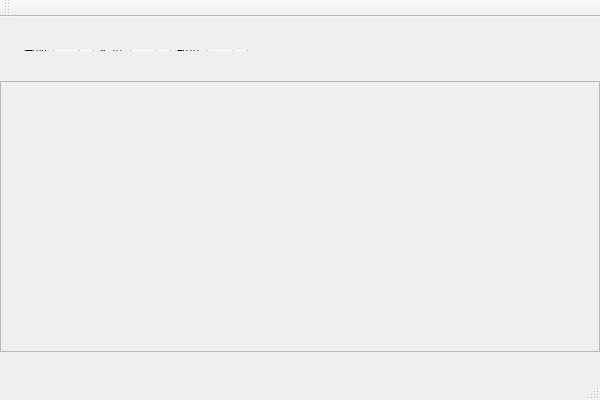
<?xml version="1.0" encoding="UTF-8"?>
<ui version="4.0">
 <class>sin_functionClass</class>
 <widget class="QMainWindow" name="sin_functionClass">
  <property name="geometry">
   <rect>
    <x>0</x>
    <y>0</y>
    <width>600</width>
    <height>400</height>
   </rect>
  </property>
  <property name="windowTitle">
   <string>sin_function</string>
  </property>
  <widget class="QWidget" name="centralWidget">
   <widget class="MyWidget" name="btnframe">
    <property name="geometry">
     <rect>
      <x>0</x>
      <y>64</y>
      <width>600</width>
      <height>271</height>
     </rect>
    </property>
    <property name="frameShape">
     <enum>QFrame::StyledPanel</enum>
    </property>
    <property name="frameShadow">
     <enum>QFrame::Raised</enum>
    </property>
   </widget>
   <widget class="QWidget" name="layoutWidget">
    <property name="geometry">
     <rect>
      <x>12</x>
      <y>22</y>
      <width>312</width>
      <height>23</height>
     </rect>
    </property>
    <layout class="QHBoxLayout" name="horizontalLayout">
     <item>
      <widget class="QLabel" name="label">
       <property name="text">
        <string>周期</string>
       </property>
      </widget>
     </item>
     <item>
      <widget class="QSpinBox" name="btn_period">
       <property name="value">
        <number>20</number>
       </property>
      </widget>
     </item>
     <item>
      <widget class="QLabel" name="label_2">
       <property name="text">
        <string>幅度</string>
       </property>
      </widget>
     </item>
     <item>
      <widget class="QSpinBox" name="btn_radius">
       <property name="value">
        <number>10</number>
       </property>
      </widget>
     </item>
     <item>
      <widget class="QLabel" name="label_3">
       <property name="text">
        <string>粒度</string>
       </property>
      </widget>
     </item>
     <item>
      <widget class="QSpinBox" name="btn_grain">
       <property name="value">
        <number>1</number>
       </property>
      </widget>
     </item>
     <item>
      <spacer name="horizontalSpacer">
       <property name="orientation">
        <enum>Qt::Horizontal</enum>
       </property>
       <property name="sizeHint" stdset="0">
        <size>
         <width>40</width>
         <height>20</height>
        </size>
       </property>
      </spacer>
     </item>
    </layout>
   </widget>
   <zorder>layoutWidget</zorder>
   <zorder>btnframe</zorder>
  </widget>
  <widget class="QMenuBar" name="menuBar">
   <property name="geometry">
    <rect>
     <x>0</x>
     <y>0</y>
     <width>600</width>
     <height>26</height>
    </rect>
   </property>
  </widget>
  <widget class="QToolBar" name="mainToolBar">
   <attribute name="toolBarArea">
    <enum>TopToolBarArea</enum>
   </attribute>
   <attribute name="toolBarBreak">
    <bool>false</bool>
   </attribute>
  </widget>
  <widget class="QStatusBar" name="statusBar"/>
 </widget>
 <layoutdefault spacing="6" margin="11"/>
 <customwidgets>
  <customwidget>
   <class>MyWidget</class>
   <extends>QFrame</extends>
   <header>MyWidget.h</header>
   <container>1</container>
  </customwidget>
 </customwidgets>
 <resources>
  <include location="sin_function.qrc"/>
 </resources>
 <connections/>
</ui>
